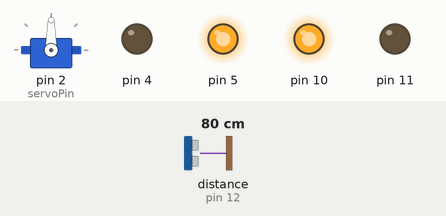
Simulated run of this sketch. Board: Arduino Uno, built with avr-gcc and run on an emulated ATmega328P. Shown: servo, output pins drawn as LEDs (lit = HIGH). Wiring (inferred from the names in the program): ultrasonic range finder: trigger pin 13; echo pin 12. The test bench sets the inputs (shaded band); at power-on: distance to the obstacle (sensor on pin 12) 80 cm. The echo pulse lasts 58.3 µs per cm; pins used as bus, display or sensor lines are not drawn.

Above: at 1.2 s.
1.3 s: distance to the obstacle (sensor on pin 12) set to 46 cm
2.8 s: distance to the obstacle (sensor on pin 12) set to 37 cm
At 3.5 s:
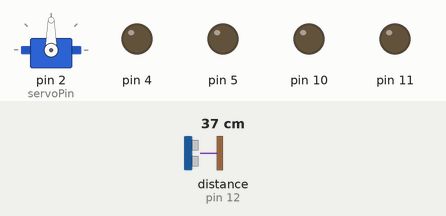
4.4 s: distance to the obstacle (sensor on pin 12) set to 60 cm
At 6.6 s:
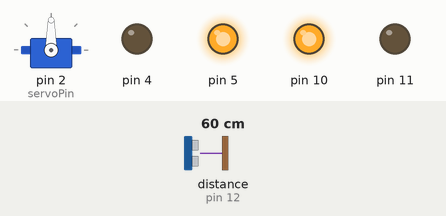
6.9 s: distance to the obstacle (sensor on pin 12) set to 2 cm
At 7.9 s:
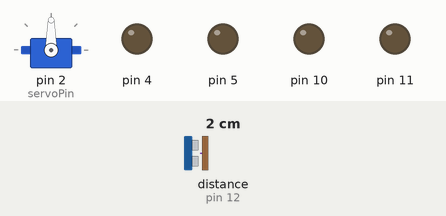
Timing chart, 0 to 9.5 s (numbered marks = the images above; inputs shaded):
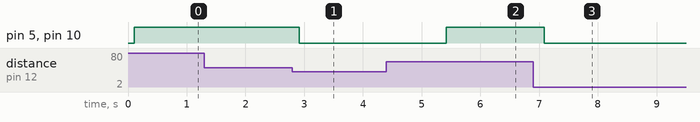

The sketch:

AutonomousVehicle.ino
```cpp
#include "Vehicle.h"
#include <Servo.h>

const int Trig = 13;
const int Echo = 12;
const int servoPin = 2;

//Left wheel pins
const int en1 = 0;
const int input1 = 10;
const int input2 = 11;

//Right wheel pins
const int en2 = 1;
const int input3 = 5;
const int input4 = 4;

const int LWheel[] = {en1, input1, input2};
const int RWheel[] = {en2, input3, input4};

Servo servo;

Vehicle car(Trig, Echo, servo, LWheel, RWheel);

void setup() {
  Serial.begin(115200);
  servo.attach(servoPin);
}

void loop() {
  car.driveCar(9);
  delay(2000);
}
```

Drive.cpp
```cpp
#include "Drive.h"

Drive::Drive(int *lWheel, int *rWheel)
{
  LeftWheel[0] = lWheel[0];
  LeftWheel[1] = lWheel[1];
  LeftWheel[2] = lWheel[2];
  RightWheel[0] = rWheel[0];
  RightWheel[1] = rWheel[1];
  RightWheel[2] = rWheel[2];

  for(int i = 1; i <=2; i++)
  {
    pinMode(LeftWheel[i], OUTPUT);
    pinMode(RightWheel[i], OUTPUT);
  }

}
void Drive::Stop()
{
  digitalWrite(LeftWheel[1], LOW);
  digitalWrite(LeftWheel[2], LOW);
  digitalWrite(RightWheel[1], LOW);
  digitalWrite(RightWheel[2], LOW);
}
void Drive::Forward(int distance)
{
  int Speed = map(distance, 0, 50, 0, 255);
  analogWrite(LeftWheel[0], Speed);
  analogWrite(RightWheel[0], Speed);

  digitalWrite(LeftWheel[1], HIGH);
  digitalWrite(RightWheel[1], HIGH);
}
void Drive::Reverse(int distance)
{
  int Speed = map(distance, 0, 100, 255, 0);
  analogWrite(LeftWheel[0], Speed);
  analogWrite(RightWheel[0], Speed);

  digitalWrite(LeftWheel[2], HIGH);
  digitalWrite(RightWheel[2], HIGH);
}
void Drive::Turn(int pos)
{
  if(pos < 9 && pos >= 0)
  {
    TurnLeft(pos);
  }
  else if(pos > 9 && pos <= 18)
  {
    TurnRight(pos);
  }
}
void Drive::TurnLeft(int pos)
{
  int preArc = pos*1500;
  double preAns = preArc/360;
  int arc = 69.12*preAns;
  analogWrite(LeftWheel[0], 255);
  digitalWrite(LeftWheel[1], HIGH);
  delay(arc);
  Stop();
}
void Drive::TurnRight(int pos)
{
  int preArc = (pos-9)*1500;
  double preAns = preArc/360;
  int arc = 69.12*preAns;
  analogWrite(RightWheel[0], 255);
  digitalWrite(RightWheel[1], HIGH);
  delay(arc);
  Stop();
}
```

Drive.h
```cpp
#include <Arduino.h>

class Drive
{
  int LeftWheel[3], RightWheel[3];
  void TurnLeft(int pos);
  void TurnRight(int pos);
  public:
  Drive(int *lWheel, int *rWheel);
  void Stop();
  void Forward(int distance);
  void Reverse(int distance);
  void Turn(int pos);
};
```

Vehicle.cpp
```cpp
#include "Vehicle.h"
#include <Servo.h>

Vehicle::Vehicle(int trigPin, int echoPin, Servo &servo, int* lWheel, int* rWheel)
{
  this->servo = &servo;

  scanner = new ultraSonic(echoPin, trigPin);
  movement = new Drive(lWheel, rWheel);
}
Vehicle::~Vehicle()
{
  delete scanner;
  delete movement;
}
void Vehicle::driveCar(int pos)
{
  while(scanForward(pos) > 40)
  {
    movement->Forward(distancePosition[pos]);
  }
  movement->Stop();
  delay(delayTime);
  int newDir = findBestDirection();
  movement->Turn(newDir);
}
int Vehicle::scanForward(int i)
{
  distancePosition[i] = scanner->scan();
  return distancePosition[i];
}
int Vehicle::leftAxis(int pos)
{
  //if ultra-sonic sensor records zero, obstacles are so far away they've become unrecorded.
  //in terms of navigation, this is ideal, thus system should stop looking
  for(int  i = 0; i < 9 && distancePosition[pos] > 0; i++)
  {
    servo->write((i*10));
    scanForward(i);
    if(distancePosition[i] == 0)
      pos = i;
    else if(distancePosition[i] > distancePosition[pos])
      pos = i;
    delay(delayTime);
  }
  return pos;
}
int Vehicle::rightAxis(int pos)
{
  //if ultra-sonic sensor records zero, obstacles are so far away they've become unrecorded.
  //in terms of navigation, this is ideal, thus system should stop looking
  for(int  i = 10; i < 18 && distancePosition[pos] > 0; i++)
  {
    servo->write((i*10));
    scanForward(i);
    if(distancePosition[i] == 0)
      pos = i;
    else if(distancePosition[i] > distancePosition[pos])
      pos = i;
    delay(delayTime);
  }
  return pos;
}
void Vehicle::positionSight()
{
  servo->write(90);
  delay(delayTime);
}
int Vehicle::findBestDirection()
{
  int pos = 0;
  pos = leftAxis(pos);
  pos = rightAxis(pos);
  positionSight();
  return pos;
}
```

Vehicle.h
```cpp
#include <Arduino.h>
#include <Servo.h>
#include "Drive.h"
#include "ultraSonic.h"

class Vehicle
{
  #define delayTime 200
  int distancePosition[18];
  Servo *servo;
  int leftAxis(int pos);
  int rightAxis(int pos);
  int findBestDirection();
  int scanForward(int i);
  void positionSight();

  ultraSonic *scanner;
  Drive *movement;
  public:
  Vehicle(int trigPin, int echoPin, Servo &servo, int* lWheel, int* rWheel);
  ~Vehicle();
  void driveCar(int pos);
  void turnCar(int pos);
};
```

ultraSonic.cpp
```cpp
#include "ultraSonic.h"

ultraSonic::ultraSonic(int echoPin, int trigPin)
{
  echo = echoPin;
  trig = trigPin;

  pinMode(trig, OUTPUT);
  pinMode(echo, INPUT);
}
int ultraSonic::scan()
{
  digitalWrite(trig, HIGH);
  delayMicroseconds(10);
  digitalWrite(trig, LOW);

  long duration = pulseIn(echo, HIGH);
  delay(100);
  return (duration * 0.034/2);
}
```

ultraSonic.h
```cpp
#include <Arduino.h>

class ultraSonic
{
  int echo, trig;
  public:
  ultraSonic(int echoPin, int trigPin);
  int scan();
};
```

Measured:
- the behaviour switches between 42 and 41 cm on distance to the obstacle (sensor on pin 12) (found by bisection; images 0 and 1)
- after the input at 1.3 s, every drawn part: stays the same
- after the input at 2.8 s, pin 5, pin 10: HIGH → LOW after 0.12 s
- after the input at 4.4 s, pin 5, pin 10: LOW → HIGH after 1.0 s
- after the input at 6.9 s, pin 5, pin 10: HIGH → LOW after 0.18 s
